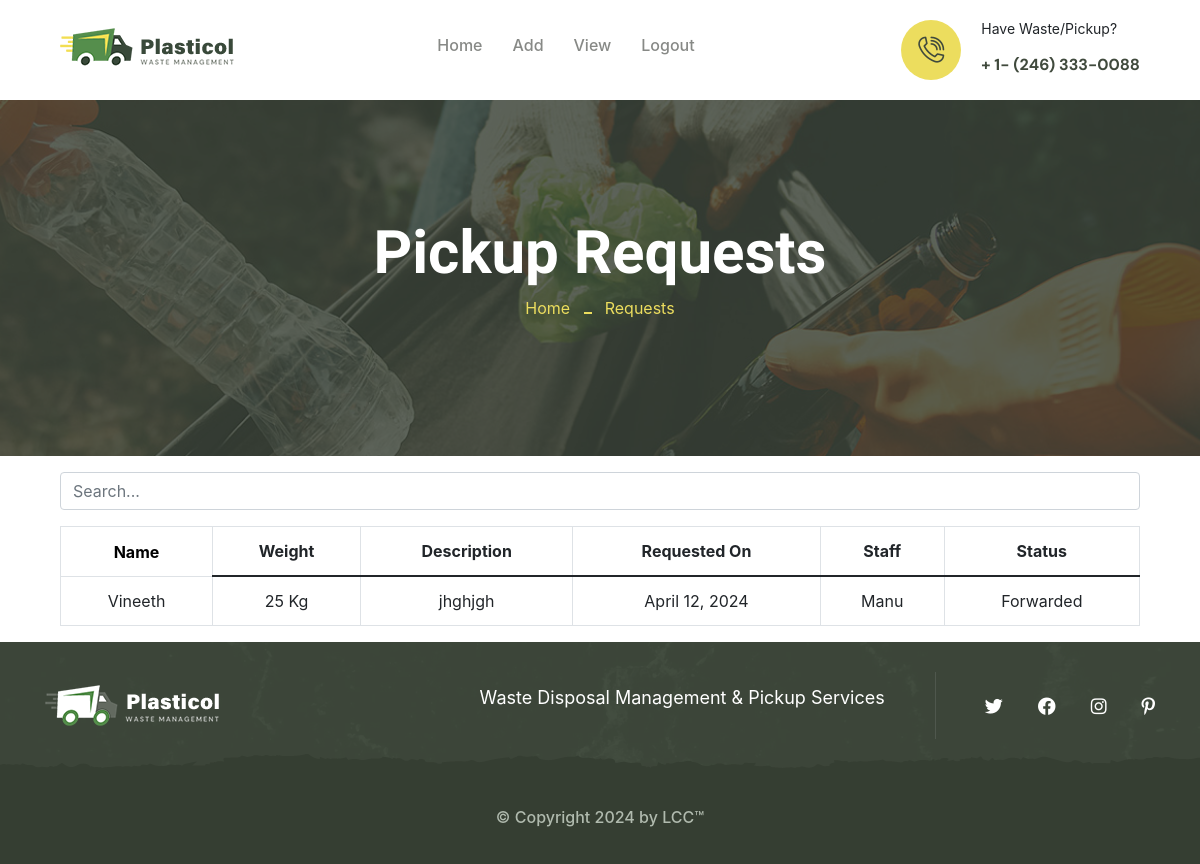
Screenshot of /adminviewrequest/ with the database file from the repository.
### PlasticolApp/models.py (models this page shows, shortened)
class Waste_request(models.Model):
    civil_id = models.ForeignKey(
        Civilians, on_delete=models.CASCADE, null=True, blank=True
    )
    staff_id = models.ForeignKey(Staff, on_delete=models.CASCADE, null=True, blank=True)
    weight = models.IntegerField(null=True, blank=True)
    desc = models.CharField(max_length=300)
    date = models.DateField(auto_now=True)
    status = models.CharField(max_length=100, default="Requested")

class Civilians(models.Model):
    name = models.CharField(max_length=100)
    email = models.EmailField(max_length=100)
    phone = models.IntegerField()
    address = models.CharField(max_length=300)
    ward = models.CharField(max_length=300, null=True)
    houseno = models.CharField(max_length=300, null=True)
    image = models.FileField(null=True)
    time=models.CharField(max_length=100,null=True)
    loginid = models.ForeignKey(Login, on_delete=models.CASCADE)

class Staff(models.Model):
    name = models.CharField(max_length=100)
    email = models.EmailField(max_length=100)
    phone = models.IntegerField()
    age = models.IntegerField()
    ward = models.IntegerField()
    address = models.CharField(max_length=300)
    image = models.FileField(null=True)
    loginid = models.ForeignKey(Login, on_delete=models.CASCADE)

### PlasticolApp/views.py (the view)
# urls.py: path("adminviewrequest/", views.adminviewrequest),
def adminviewrequest(request):
    data = Waste_request.objects.all()
    staffData = Staff.objects.all()
    return render(
        request, "ADMIN/adminviewrequest.html", {"data": data, "staffData": staffData}
    )

### templates/ADMIN/adminviewrequest.html (shortened to what this page needs)
{% extends 'ADMIN/adminBase.html' %}
{% block header %}
{% load static %}
<link rel="stylesheet" href="https://cdn.jsdelivr.net/npm/bootstrap@4.6.2/dist/css/bootstrap.min.css">
<section class="page-header">
    <div class="page-header-bg" style="background-image: url(../static/assets/images/backgrounds/page-header-bg.jpg)">
    </div>
    <div class="container">
        <div class="page-header__inner">
            <h2>Pickup Requests</h2>
            <ul class="thm-breadcrumb list-unstyled">
                <li><a href="/adminHome">Home</a></li>
                <li>Requests</li>
            </ul>
        </div>
    </div>
</section>
<center>
    {% if data %}
    <input type="text" class="form-control" id="searchInput" style="width: 90%;" placeholder="Search...">
    <table id="table" border="1" class="table table-bordered mt-3" style="width: 90%;">
        <thead>
            <tr>
                <th style="border: 1px;color: black;">Name</th>
                <th>Weight</th>
                <th>Description</th>
                <th>Requested On</th>
                <th>Staff</th>
                <th>Status</th>
            </tr>
        </thead>
        <tbody id="tableBody">
            {% for i in data %}
            <tr id="row{{ forloop.counter }}">
                <td>{{ i.civil_id.name }}</td>
                <td>{{ i.weight }} Kg</td>
                <td>{{ i.desc }}</td>
                <td>{{ i.date }}</td>
                {% if i.staff_id %}
                <td>{{ i.staff_id.name }}</td>
                {% else %}
                <td><a href="/assignstaff?id={{i.id}}" class="btn btn-success reply-btn" data-toggle="modal"
                        data-target="#myModal" data-reply="{{ i.id }}">Assign</a></td>
                {% endif %}
                <td>{{ i.status }}</td>
            </tr>
            {% endfor %}
        </tbody>
    </table>
    {% else %}
    <h1 class="m-3">No Data Found</h1>
    {% endif %}
</center>
{% endblock %}

### templates/ADMIN/adminviewrequest.html (style rules this page uses)
td, th { text-align: center !important; }
a { text-decoration: none !important; }

### rows the page displays
Waste_request: civil_id.name "Vineeth", weight "25", desc "jhghjgh", date "April 12, 2024", staff_id.name "Manu", status "Forwarded"
